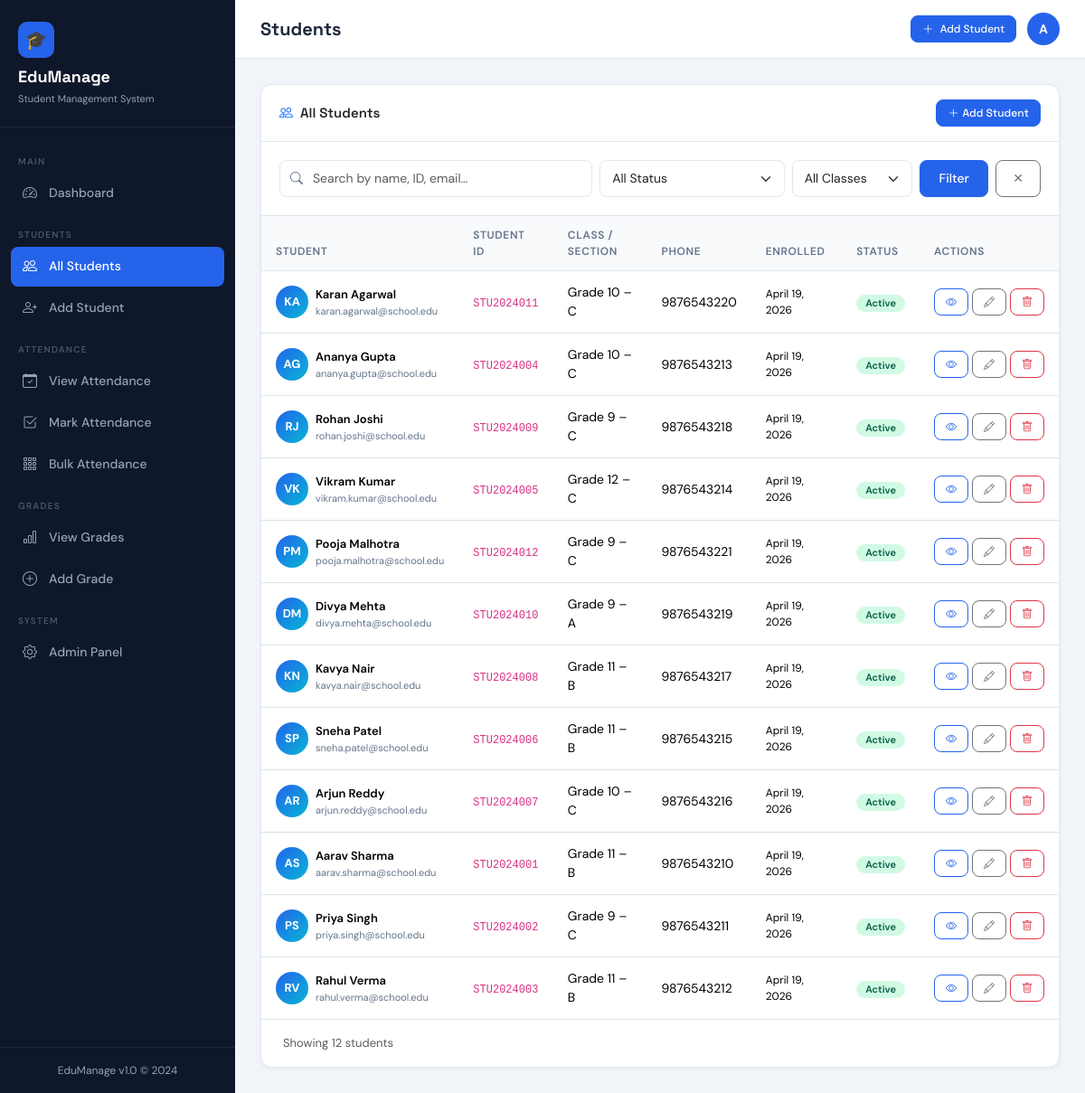
The page /students/ on the database its author committed.
### students/models.py (models this page shows, shortened)
class Student(models.Model):
    GENDER_CHOICES = [('M', 'Male'), ('F', 'Female'), ('O', 'Other')]
    STATUS_CHOICES = [('active', 'Active'), ('inactive', 'Inactive'), ('graduated', 'Graduated')]
    student_id = models.CharField(max_length=20, unique=True)
    first_name = models.CharField(max_length=50)
    last_name = models.CharField(max_length=50)
    email = models.EmailField(unique=True)
    phone = models.CharField(max_length=15, blank=True)
    date_of_birth = models.DateField(null=True, blank=True)
    gender = models.CharField(max_length=1, choices=GENDER_CHOICES, default='M')
    address = models.TextField(blank=True)
    enrollment_date = models.DateField(auto_now_add=True)
    status = models.CharField(max_length=20, choices=STATUS_CHOICES, default='active')
    class_name = models.CharField(max_length=50, blank=True)
    section = models.CharField(max_length=10, blank=True)
    guardian_name = models.CharField(max_length=100, blank=True)
    guardian_phone = models.CharField(max_length=15, blank=True)
    profile_image = models.ImageField(upload_to='students/', null=True, blank=True)
    created_at = models.DateTimeField(auto_now_add=True)
    updated_at = models.DateTimeField(auto_now=True)
    class Meta:
        ordering = ['last_name', 'first_name']
    @property
    def full_name(self):
        return f"{self.first_name} {self.last_name}"

### students/views.py (the view, shortened to what this page needs)
# urls.py: path('', views.student_list, name='student_list'),
def student_list(request):
    query = request.GET.get('q', '')
    status = request.GET.get('status', '')
    class_filter = request.GET.get('class_name', '')
    students = Student.objects.all()
    if status:
        students = students.filter(status=status)
    if class_filter:
        students = students.filter(class_name=class_filter)
    classes = Student.objects.values_list('class_name', flat=True).distinct()
    context = {
        'students': students,
        'query': query,
        'status': status,
        'class_filter': class_filter,
        'classes': classes,
    }
    return render(request, 'students/list.html', context)

### templates/students/list.html (shortened to what this page needs)
{% extends 'base.html' %}
{% block page_title %}Students{% endblock %}
{% block content %}
<div class="card">
  <div class="card-header d-flex justify-content-between align-items-center flex-wrap gap-2">
    <span><i class="bi bi-people me-2 text-primary"></i>All Students</span>
    <a href="{% url 'student_create' %}" class="btn btn-primary btn-sm">
      <i class="bi bi-plus-lg me-1"></i>Add Student
    </a>
  </div>
  <div class="card-body border-bottom">
    <form method="get" class="row g-2">
      <div class="col-md-5">
        <div class="search-wrap">
          <i class="bi bi-search"></i>
          <input type="text" name="q" class="form-control" placeholder="Search by name, ID, email…" value="{{ query }}">
        </div>
      </div>
      <div class="col-md-3">
        <select name="status" class="form-select">
          <option value="">All Status</option>
        </select>
      </div>
      <div class="col-md-2">
        <select name="class_name" class="form-select">
          <option value="">All Classes</option>
        </select>
      </div>
      <div class="col-md-2 d-flex gap-2">
        <button type="submit" class="btn btn-primary flex-fill">Filter</button>
        <a href="{% url 'student_list' %}" class="btn btn-outline-secondary">✕</a>
      </div>
    </form>
  </div>
  <div class="card-body p-0">
    {% if students %}
    <div class="table-responsive">
      <table class="table mb-0">
        <thead>
          <tr>
            <th>Student</th>
            <th>Student ID</th>
            <th>Class / Section</th>
            <th>Phone</th>
            <th>Enrolled</th>
            <th>Status</th>
            <th>Actions</th>
          </tr>
        </thead>
        <tbody>
          {% for s in students %}
          <tr>
            <td>
              <div class="d-flex align-items-center gap-2">
                <div style="width:36px;height:36px;border-radius:50%;background:linear-gradient(135deg,#2563eb,#06b6d4);display:flex;align-items:center;justify-content:center;color:#fff;font-weight:700;font-size:13px;flex-shrink:0;">
                  {{ s.first_name.0 }}{{ s.last_name.0 }}
                </div>
                <div>
                  <div style="font-weight:600;font-size:13px;">{{ s.full_name }}</div>
                  <div style="font-size:11px;color:#64748b;">{{ s.email }}</div>
                </div>
              </div>
            </td>
            <td><code style="font-size:12px;">{{ s.student_id }}</code></td>
            <td>{{ s.class_name }} {% if s.section %}– {{ s.section }}{% endif %}</td>
            <td>{{ s.phone|default:"—" }}</td>
            <td style="font-size:12px;">{{ s.enrollment_date }}</td>
            <td><span class="badge badge-{{ s.status }}">{{ s.get_status_display }}</span></td>
            <td>
              <div class="d-flex gap-1">
                <a href="{% url 'student_detail' s.pk %}" class="btn btn-sm btn-outline-primary" title="View"><i class="bi bi-eye"></i></a>
                <a href="{% url 'student_edit' s.pk %}" class="btn btn-sm btn-outline-secondary" title="Edit"><i class="bi bi-pencil"></i></a>
                <a href="{% url 'student_delete' s.pk %}" class="btn btn-sm btn-outline-danger" title="Delete"><i class="bi bi-trash"></i></a>
              </div>
            </td>
          </tr>
          {% endfor %}
        </tbody>
      </table>
    </div>
    <div class="px-4 py-3 text-muted" style="font-size:13px;">
      Showing {{ students|length }} student{{ students|length|pluralize }}
    </div>
    {% else %}
    <div class="text-center py-5 text-muted">
      <i class="bi bi-people fs-1 d-block mb-2"></i>
      No students found.
      <br><a href="{% url 'student_create' %}" class="btn btn-primary btn-sm mt-2">Add Student</a>
    </div>
    {% endif %}
  </div>
</div>
{% endblock %}

### templates/base.html (shortened to what this page needs)
<!DOCTYPE html>
<html lang="en">
<head>
  <link href="https://cdn.jsdelivr.net/npm/bootstrap@5.3.2/dist/css/bootstrap.min.css" rel="stylesheet"/>
  <link href="https://cdn.jsdelivr.net/npm/bootstrap-icons@1.11.3/font/bootstrap-icons.css" rel="stylesheet"/>
</head>
<body>
<nav id="sidebar">
  <div class="sidebar-brand">
    <div class="brand-icon">🎓</div>
    <h5>EduManage</h5>
    <small>Student Management System</small>
  </div>
  <div class="sidebar-nav">
    <div class="nav-section-label">Main</div>
    <a href="{% url 'dashboard' %}" class="nav-link {% if request.resolver_match.url_name == 'dashboard' %}active{% endif %}">
      <i class="bi bi-speedometer2"></i> Dashboard
    </a>
    <div class="nav-section-label">Students</div>
    <a href="{% url 'student_list' %}" class="nav-link {% if 'student' in request.resolver_match.url_name and 'attendance' not in request.resolver_match.url_name and 'grade' not in request.resolver_match.url_name %}active{% endif %}">
      <i class="bi bi-people"></i> All Students
    </a>
    <a href="{% url 'student_create' %}" class="nav-link {% if request.resolver_match.url_name == 'student_create' %}active{% endif %}">
      <i class="bi bi-person-plus"></i> Add Student
    </a>
    <div class="nav-section-label">Attendance</div>
    <a href="{% url 'attendance_list' %}" class="nav-link {% if request.resolver_match.url_name == 'attendance_list' %}active{% endif %}">
      <i class="bi bi-calendar-check"></i> View Attendance
    </a>
    <a href="{% url 'mark_attendance' %}" class="nav-link {% if request.resolver_match.url_name == 'mark_attendance' %}active{% endif %}">
      <i class="bi bi-check2-square"></i> Mark Attendance
    </a>
    <a href="{% url 'bulk_attendance' %}" class="nav-link {% if request.resolver_match.url_name == 'bulk_attendance' %}active{% endif %}">
      <i class="bi bi-grid-3x3-gap"></i> Bulk Attendance
    </a>
    <div class="nav-section-label">Grades</div>
    <a href="{% url 'grade_list' %}" class="nav-link {% if request.resolver_match.url_name == 'grade_list' %}active{% endif %}">
      <i class="bi bi-bar-chart"></i> View Grades
    </a>
    <a href="{% url 'add_grade' %}" class="nav-link {% if request.resolver_match.url_name == 'add_grade' %}active{% endif %}">
      <i class="bi bi-plus-circle"></i> Add Grade
    </a>
    <div class="nav-section-label">System</div>
    <a href="/admin/" class="nav-link">
      <i class="bi bi-gear"></i> Admin Panel
    </a>
  </div>
  <div class="sidebar-footer">
    EduManage v1.0 &copy; 2024
  </div>
</nav>
<div id="main-content">
  <div class="topbar">
    <div class="d-flex align-items-center gap-3">
      <span class="topbar-title">{% block page_title %}Dashboard{% endblock %}</span>
    </div>
    <div class="topbar-actions">
      <a href="{% url 'student_create' %}" class="btn btn-primary btn-sm">
        <i class="bi bi-plus-lg me-1"></i> Add Student
      </a>
      <div class="topbar-avatar">A</div>
    </div>
  </div>
  <div class="page-body fade-in">
    {% block content %}{% endblock %}
  </div>
</div>
</body>
</html>

### templates/base.html (style rules this page uses)
:root { --primary: #2563eb; --primary-dark: #1d4ed8; --primary-light: #dbeafe; --sidebar-bg: #0f172a; --sidebar-text: #94a3b8; --sidebar-active: #2563eb; --sidebar-width: 260px; --accent: #06b6d4; --success: #10b981; --warning: #f59e0b; --danger: #ef4444; --body-bg: #f1f5f9; --card-bg: #ffffff; --text-main: #1e293b; --text-muted: #64748b; --border: #e2e8f0; --radius: 12px; }
* { box-sizing: border-box; margin: 0; padding: 0; }
body { font-family: 'DM Sans', sans-serif; background: var(--body-bg); color: var(--text-main); min-height: 100vh; display: flex; }
#sidebar { width: var(--sidebar-width); min-height: 100vh; background: var(--sidebar-bg); display: flex; flex-direction: column; position: fixed; top: 0; left: 0; bottom: 0; z-index: 100; transition: transform .3s ease; }
.sidebar-brand { padding: 24px 20px 20px; border-bottom: 1px solid rgba(255,255,255,.07); }
.sidebar-brand .brand-icon { width: 40px; height: 40px; background: var(--primary); border-radius: 10px; display: flex; align-items: center; justify-content: center; font-size: 20px; margin-bottom: 10px; }
.sidebar-brand h5 { font-family: 'Space Grotesk', sans-serif; font-weight: 700; font-size: 18px; color: #fff; margin: 0; }
.sidebar-brand small { color: var(--sidebar-text); font-size: 11px; }
.sidebar-nav { padding: 16px 12px; flex: 1; overflow-y: auto; }
.nav-section-label { font-size: 10px; font-weight: 600; letter-spacing: 1.2px; text-transform: uppercase; color: #475569; padding: 14px 8px 6px; }
.sidebar-nav .nav-link { display: flex; align-items: center; gap: 12px; padding: 10px 12px; border-radius: 8px; color: var(--sidebar-text); font-size: 14px; font-weight: 500; transition: all .2s; margin-bottom: 2px; }
.sidebar-nav .nav-link.active { background: var(--primary); color: #fff; }
.sidebar-nav .nav-link i { font-size: 16px; width: 18px; text-align: center; }
.sidebar-footer { padding: 16px; border-top: 1px solid rgba(255,255,255,.07); font-size: 12px; color: var(--sidebar-text); text-align: center; }
#main-content { margin-left: var(--sidebar-width); flex: 1; display: flex; flex-direction: column; min-height: 100vh; }
.topbar { background: var(--card-bg); border-bottom: 1px solid var(--border); padding: 14px 28px; display: flex; align-items: center; justify-content: space-between; position: sticky; top: 0; z-index: 50; }
.topbar-title { font-family: 'Space Grotesk', sans-serif; font-size: 20px; font-weight: 700; color: var(--text-main); }
.topbar-actions { display: flex; align-items: center; gap: 12px; }
.topbar-avatar { width: 36px; height: 36px; border-radius: 50%; background: var(--primary); color: #fff; display: flex; align-items: center; justify-content: center; font-weight: 700; font-size: 14px; }
.page-body { padding: 28px; flex: 1; }
.card { background: var(--card-bg); border: 1px solid var(--border); border-radius: var(--radius); box-shadow: 0 1px 4px rgba(0,0,0,.05); }
.card-header { background: transparent; border-bottom: 1px solid var(--border); padding: 16px 20px; font-family: 'Space Grotesk', sans-serif; font-weight: 600; font-size: 15px; }
.card-body { padding: 20px; }
.table { font-size: 14px; }
.table th { font-weight: 600; font-size: 12px; text-transform: uppercase; letter-spacing: .6px; color: var(--text-muted); background: #f8fafc; padding: 12px 16px; border-bottom: 1px solid var(--border); }
.table td { padding: 13px 16px; vertical-align: middle; }
.badge { font-size: 11px; font-weight: 600; padding: 4px 10px; border-radius: 20px; }
.badge-active { background: #d1fae5; color: #065f46; }
.form-control, .form-select { border: 1px solid var(--border); border-radius: 8px; font-size: 14px; padding: 9px 13px; }
.btn { border-radius: 8px; font-size: 14px; font-weight: 500; padding: 9px 18px; }
.btn-primary { background: var(--primary); border-color: var(--primary); }
.btn-sm { padding: 5px 12px; font-size: 12px; }
.btn-outline-primary { color: var(--primary); border-color: var(--primary); }
.search-wrap { position: relative; }
.search-wrap .bi-search { position: absolute; left: 12px; top: 50%; transform: translateY(-50%); color: var(--text-muted); font-size: 14px; }
.search-wrap input { padding-left: 36px; }
.fade-in { animation: fadeIn .3s ease; }

### rows shown on the page
Student: first_name.0 "K", last_name.0 "A", full_name "Karan Agarwal", email "karan.agarwal@school.edu", student_id "STU2024011", class_name "Grade 10", section "C", phone "9876543220", enrollment_date "April 19, 2026", status "Active"
Student: first_name.0 "A", last_name.0 "G", full_name "Ananya Gupta", email "ananya.gupta@school.edu", student_id "STU2024004", class_name "Grade 10", section "C", phone "9876543213", enrollment_date "April 19, 2026", status "Active"
Student: first_name.0 "R", last_name.0 "J", full_name "Rohan Joshi", email "rohan.joshi@school.edu", student_id "STU2024009", class_name "Grade 9", section "C", phone "9876543218", enrollment_date "April 19, 2026", status "Active"
Student: first_name.0 "V", last_name.0 "K", full_name "Vikram Kumar", email "vikram.kumar@school.edu", student_id "STU2024005", class_name "Grade 12", section "C", phone "9876543214", enrollment_date "April 19, 2026", status "Active"
Student: first_name.0 "P", last_name.0 "M", full_name "Pooja Malhotra", email "pooja.malhotra@school.edu", student_id "STU2024012", class_name "Grade 9", section "C", phone "9876543221", enrollment_date "April 19, 2026", status "Active"
Student: first_name.0 "D", last_name.0 "M", full_name "Divya Mehta", email "divya.mehta@school.edu", student_id "STU2024010", class_name "Grade 9", section "A", phone "9876543219", enrollment_date "April 19, 2026", status "Active"
Student: first_name.0 "K", last_name.0 "N", full_name "Kavya Nair", email "kavya.nair@school.edu", student_id "STU2024008", class_name "Grade 11", section "B", phone "9876543217", enrollment_date "April 19, 2026", status "Active"
Student: first_name.0 "S", last_name.0 "P", full_name "Sneha Patel", email "sneha.patel@school.edu", student_id "STU2024006", class_name "Grade 11", section "B", phone "9876543215", enrollment_date "April 19, 2026", status "Active"
Student: first_name.0 "A", last_name.0 "R", full_name "Arjun Reddy", email "arjun.reddy@school.edu", student_id "STU2024007", class_name "Grade 10", section "C", phone "9876543216", enrollment_date "April 19, 2026", status "Active"
Student: first_name.0 "A", last_name.0 "S", full_name "Aarav Sharma", email "aarav.sharma@school.edu", student_id "STU2024001", class_name "Grade 11", section "B", phone "9876543210", enrollment_date "April 19, 2026", status "Active"
Student: first_name.0 "P", last_name.0 "S", full_name "Priya Singh", email "priya.singh@school.edu", student_id "STU2024002", class_name "Grade 9", section "C", phone "9876543211", enrollment_date "April 19, 2026", status "Active"
Student: first_name.0 "R", last_name.0 "V", full_name "Rahul Verma", email "rahul.verma@school.edu", student_id "STU2024003", class_name "Grade 11", section "B", phone "9876543212", enrollment_date "April 19, 2026", status "Active"

### other values the page prints
{{ students|length }} "12"
